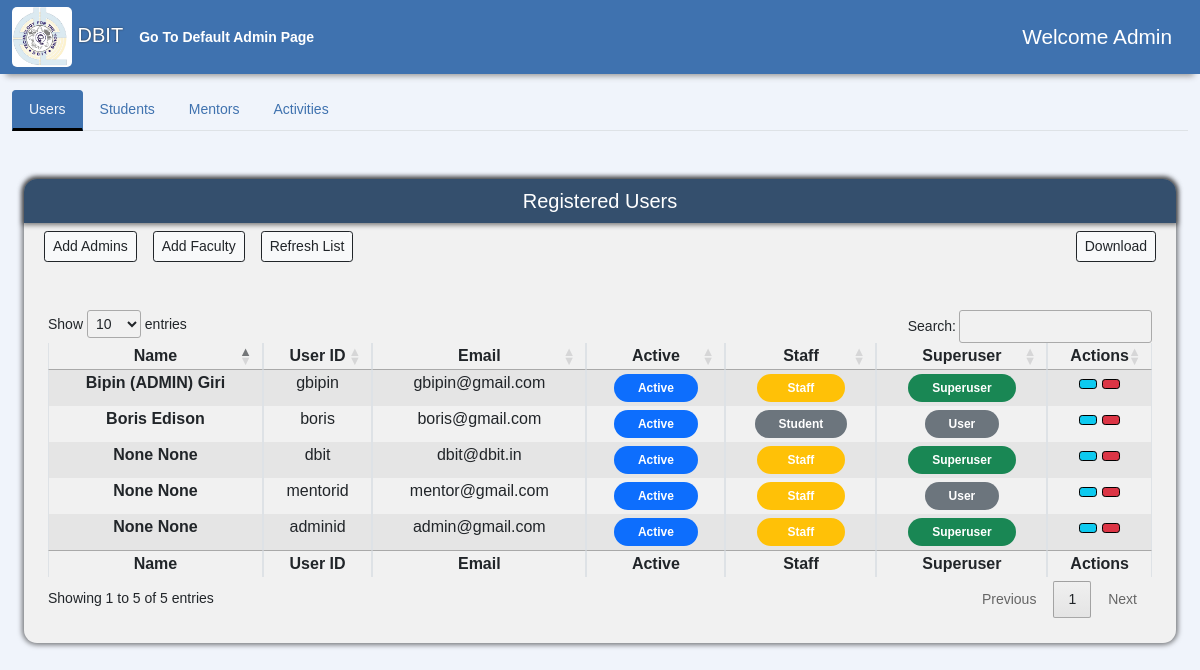
The page /AdminPage/ (signed in) on the database its author committed.
### accounts/models.py (models this page shows, shortened)
class User(AbstractUser):
    usr_id = models.CharField(max_length=50, unique=True)
    username = None
    email = models.EmailField(max_length=255, unique=True)
    created_on = models.DateTimeField(auto_now_add=True)
    is_active = models.BooleanField(default=True)
    is_staff = models.BooleanField(default=False)
    is_superuser = models.BooleanField(default=False)
    first_name = models.CharField(max_length=50, null=True)
    last_name = models.CharField(max_length=50, null=True)
    middle_name = models.CharField(max_length=50, null=True)
    phone = models.CharField(max_length=10, null=True, blank=True)
    profile_img = models.ImageField(
        default='logo.png', null=True, blank=True, upload_to='images/')
    USERNAME_FIELD = 'email'
    REQUIRED_FIELDS = ['usr_id', ]
    objects = CustomUserManager()

### AdminPage/views.py (the view)
# urls.py: path('', views.Adminpage, name= 'admin'),
@login_required(login_url='Login')
def Adminpage(request):
    if request.user.is_superuser:
        users = User.objects.all()
        context = {'users': users}
        return render(request,'AdminPage/admin-user.html',context)
    else:
        return HttpResponse("You are not authorized to view this page")

### AdminPage/templates/AdminPage/admin-user.html (shortened to what this page needs)
{% extends "admin.html" %}
{% load static %}
{% block userTabButton %}
<button class="nav-link active" id="nav-users-tab" data-bs-toggle="tab" data-bs-target="#nav-users" type="button" role="tab" aria-controls="nav-users-tab" aria-selected="true">
    Users
</button>
{% endblock %}
{% block userTabContent %}
<div class="tab-pane fade show active" id="nav-users" role="tabpanel" aria-labelledby="nav-users-tab">
    <div class="container-fluid mb-5">
        <div class="sidebar flex-shrink-0 dashboard-navigation">
            <div class="sidebar-heading d-flex align-items-center justify-content-center">
                <h5>Registered Users</h5>
            </div>
            <div class="container-fluid" style="overflow-x: auto;">
                <div class="d-flex bd-highlight mb-3">
                    <div class="p-2 bd-highlight">
                        <button type="button" onclick="window.location.href = '{% url 'AdminRegister'  %}';" class="btn btn-light meetings-btn ms-auto btn-sm btn-outline-dark" data-bs-toggle="modal" data-bs-target="#staticBackdrop">
                            Add Admins
                        </button>
                    </div>
                    <div class="p-2 bd-highlight">
                        <button type="button" onclick="window.location.href = '{% url 'FacultyRegister'  %}';" class="btn btn-light meetings-btn ms-auto btn-sm btn-outline-dark" data-bs-toggle="modal" data-bs-target="#staticBackdrop">
                            Add Faculty
                        </button>
                    </div>
                    <div class="p-2 bd-highlight">
                        <button type="button" onClick="window.location.reload()" class="btn btn-light  btn-sm btn-outline-dark" type="button" id="dropdownMenuButton1" data-bs-toggle="dropdown" aria-expanded="false">
                            Refresh List
                        </button>
                    </div>
                    <div class="ms-auto p-2 bd-highlight">
                        <button type="button" onclick="window.location.href = '{% url 'Edit'  %}';" class="btn btn-light meetings-btn ms-auto btn-sm btn-outline-dark" data-bs-toggle="modal" data-bs-target="#staticBackdrop">
                            Download
                        </button>
                    </div>
                </div>
            </div>
            <div class="table-div m-4 mt-4 mb-4">
                <table class="table table-striped table-bordered" style="widows: 100%;" id="user-table">
                    <thead>
                        <tr>
                            <th scope="col" class="px-2 py-1 text-center">Name</th>
                            <th scope="col" class="px-2 py-1 text-center">User ID</th>
                            <th scope="col" class="px-2 py-1 text-center">Email</th>
                            <th scope="col" class="px-2 py-1 text-center">Active</th>
                            <th scope="col" class="px-2 py-1 text-center">Staff</th>
                            <th scope="col" class="px-2 py-1 text-center">Superuser</th>
                            <th scope="col" class="px-2 py-1 text-center">Actions</th>
                        </tr>
                    </thead>
                    <tbody>
                        {% for user in users %}
                        <tr>
                            <th scope="row" class="px-2 py-1 text-center">{{user.first_name}} {{ user.last_name}}</th>
                            <td class="px-2 py-1 text-center">{{user.usr_id}}</td>
                            <td class="px-2 py-1 text-center">{{user.email}}</td>
                            <td class="px-2 py-1 text-center">
                                {% if user.is_active %}
                                <span class="badge bg-primary rounded-pill px-4 py-2">Active</span> {% else %}
                                <span class="badge bg-danger rounded-pill px-4 py-2">Inactive</span> {% endif %}
                          </td>
                            <td class="px-2 py-1 text-center">
                                {% if user.is_staff %}
                                <span class="badge bg-warning rounded-pill px-4 py-2">&nbsp Staff &nbsp</span> {% else %}
                                <span class="badge bg-secondary rounded-pill px-4 py-2">Student</span> {% endif %}
                            </td>
                            <td class="px-2 py-1 text-center">
                                {% if user.is_superuser %}
                                <span class="badge bg-success rounded-pill px-4 py-2">Superuser</span> {% else %}
                                <span class="badge bg-secondary rounded-pill px-4 py-2">User</span> {% endif %}
                            </td>
                            <td class="px-2 py-1 text-center" >
                                <button type="button" class="btn btn-info ms-auto btn-sm" style="border-color: black" {% if user.is_superuser %} onClick="window.location.reload()" {% else %} onClick="window.location.href='{% url 'update-user' user.usr_id %}'" {% endif %}>
                                </button>
                                <form action="{% url 'delete-user' user.id %}" class="mb-0" style="display: inline-block" method='POST'>
                                    <button type="submit" class="btn btn-danger ms-auto btn-sm" style="border-color: black" onClick="return confirm('Are you sure Do you want to delete this user/account ?');">
                                    </button>
                                </form>
                            </td>
                        </tr>
                        {% endfor %}
                    </tbody>
                    <tfoot>
                        <tr>
                            <th scope="col" class="px-2 py-1 text-center">Name</th>
                            <th scope="col" class="px-2 py-1 text-center">User ID</th>
                            <th scope="col" class="px-2 py-1 text-center">Email</th>
                            <th scope="col" class="px-2 py-1 text-center">Active</th>
                            <th scope="col" class="px-2 py-1 text-center">Staff</th>
                            <th scope="col" class="px-2 py-1 text-center">Superuser</th>
                            <th scope="col" class="px-2 py-1 text-center">Actions</th>
                        </tr>
                    </tfoot>
                </table>
            </div>
        </div>
    </div>
</div>
{% endblock %}

### MPT/static/css/admin.css (style rules this page uses)
.nav-link { color: var(--navbar-bg); text-decoration: none; transition: color 0.3s ease; }
.nav-tabs .nav-item.show .nav-link, .nav-tabs .nav-link.active { color: var(--body-bg); background-color: var(--navbar-bg); border-color: var(--navbar-bg) var(--navbar-bg) var(--text-body); }
.nav-tabs .nav-link { border-bottom: 3px solid transparent; }
.sidebar-heading { height: 5.5vh; background-color: #344F6D; color: white; border-radius: 13px 13px 0 0; box-shadow: 0 0 5px 2px rgba(0, 0, 0, 0.5); }
.sidebar { background-color: #F1F1F1; border-radius: 13px; box-shadow: 0 0 5px 2px rgba(0, 0, 0, 0.5); margin: 10px 0; margin-top: 5.5vh; padding-bottom: 1px; }
.table-div { overflow-x: auto; }

### MPT/static/css/global.css (style rules this page uses)
:root { --nord-0: #2e3440; --nord-1: #3b4252; --nord-2: #434c5e; --nord-3: #4c566a; --nord-4: #d8dee9; --nord-5: #e5e9f0; --nord-6: #eceff4; --nord-7: #8fbcbb; --nord-8: #88c0d0; --nord-9: #81a1c1; --nord-10: #5e81ac; --nord-11: #bf616a; --nord-12: #d08770; --nord-13: #ebcb8b; --nord-14: #a3be8c; --nord-15: #b48ead; --body-bg: #F0F4FB; --navbar-bg: #3F72AF; --btn-bg: #112D4E; --content-bg: #DBE2EF; --text-component: #FFFFFF; --text-body: #000000; }
body { background-color: var(--body-bg); font-size: .875rem; font-family: Arial, Helvetica, sans-serif; overflow-x: hidden; }
h5 { margin-bottom: 0; }

### rows shown on the page
User: first_name "Bipin (ADMIN)", last_name "Giri", usr_id "gbipin", email "gbipin@gmail.com", is_active "Active", is_staff "Staff", is_superuser "Superuser"
User: first_name "None", last_name "None", usr_id "dbit", email "dbit@dbit.in", is_active "Active", is_staff "Staff", is_superuser "Superuser"
User: first_name "Boris", last_name "Edison", usr_id "boris", email "boris@gmail.com", is_active "Active", is_staff "Student", is_superuser "User"
User: first_name "None", last_name "None", usr_id "mentorid", email "mentor@gmail.com", is_active "Active", is_staff "Staff", is_superuser "User"
User: first_name "None", last_name "None", usr_id "adminid", email "admin@gmail.com", is_active "Active", is_staff "Staff", is_superuser "Superuser"
